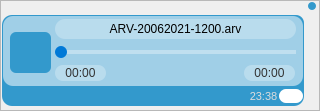
               <widget class="QFrame" name="left_msg_frame_6">
                <property name="geometry">
                 <rect>
                  <x>30</x>
                  <y>230</y>
                  <width>320</width>
                  <height>111</height>
                 </rect>
                </property>
                <property name="minimumSize">
                 <size>
                  <width>320</width>
                  <height>111</height>
                 </size>
                </property>
                <property name="styleSheet">
                 <string notr="true"/>
                </property>
                <property name="frameShape">
                 <enum>QFrame::StyledPanel</enum>
                </property>
                <property name="frameShadow">
                 <enum>QFrame::Raised</enum>
                </property>
                <widget class="QFrame" name="frame_22">
                 <property name="geometry">
                  <rect>
                   <x>297</x>
                   <y>8</y>
                   <width>14</width>
                   <height>14</height>
                  </rect>
                 </property>
                 <property name="styleSheet">
                  <string notr="true">	background-color: rgba(51, 153, 204, .7);
border-radius:7px;</string>
                 </property>
                 <property name="frameShape">
                  <enum>QFrame::StyledPanel</enum>
                 </property>
                 <property name="frameShadow">
                  <enum>QFrame::Raised</enum>
                 </property>
                </widget>
                <widget class="QFrame" name="frame_23">
                 <property name="geometry">
                  <rect>
                   <x>308</x>
                   <y>2</y>
                   <width>8</width>
                   <height>8</height>
                  </rect>
                 </property>
                 <property name="styleSheet">
                  <string notr="true">background-color: rgb(51, 153, 204);
border-radius:4px;</string>
                 </property>
                 <property name="frameShape">
                  <enum>QFrame::StyledPanel</enum>
                 </property>
                 <property name="frameShadow">
                  <enum>QFrame::Raised</enum>
                 </property>
                </widget>
                <widget class="QFrame" name="frame_24">
                 <property name="geometry">
                  <rect>
                   <x>2</x>
                   <y>15</y>
                   <width>302</width>
                   <height>91</height>
                  </rect>
                 </property>
                 <property name="sizePolicy">
                  <sizepolicy hsizetype="Expanding" vsizetype="Expanding">
                   <horstretch>0</horstretch>
                   <verstretch>0</verstretch>
                  </sizepolicy>
                 </property>
                 <property name="styleSheet">
                  <string notr="true">	border-radius:10px;
	border-top-right-radius:8px;
	background-color: rgb(51, 153, 204);</string>
                 </property>
                 <property name="frameShape">
                  <enum>QFrame::StyledPanel</enum>
                 </property>
                 <property name="frameShadow">
                  <enum>QFrame::Raised</enum>
                 </property>
                 <layout class="QGridLayout" name="gridLayout_9">
                  <property name="leftMargin">
                   <number>1</number>
                  </property>
                  <property name="topMargin">
                   <number>1</number>
                  </property>
                  <property name="rightMargin">
                   <number>1</number>
                  </property>
                  <property name="bottomMargin">
                   <number>0</number>
                  </property>
                  <property name="spacing">
                   <number>0</number>
                  </property>
                  <item row="1" column="1">
                   <layout class="QHBoxLayout" name="horizontalLayout_21">
                    <property name="spacing">
                     <number>0</number>
                    </property>
                    <item>
                     <widget class="QLabel" name="time_8">
                      <property name="minimumSize">
                       <size>
                        <width>31</width>
                        <height>14</height>
                       </size>
                      </property>
                      <property name="maximumSize">
                       <size>
                        <width>31</width>
                        <height>14</height>
                       </size>
                      </property>
                      <property name="font">
                       <font>
                        <pointsize>8</pointsize>
                       </font>
                      </property>
                      <property name="styleSheet">
                       <string notr="true">QLabel{
color:#ddd;
border-radius:7px;

}</string>
                      </property>
                      <property name="text">
                       <string>23:38</string>
                      </property>
                      <property name="alignment">
                       <set>Qt::AlignCenter</set>
                      </property>
                     </widget>
                    </item>
                    <item>
                     <widget class="QLabel" name="ticks_5">
                      <property name="minimumSize">
                       <size>
                        <width>24</width>
                        <height>14</height>
                       </size>
                      </property>
                      <property name="maximumSize">
                       <size>
                        <width>24</width>
                        <height>14</height>
                       </size>
                      </property>
                      <property name="font">
                       <font>
                        <pointsize>7</pointsize>
                       </font>
                      </property>
                      <property name="styleSheet">
                       <string notr="true">
image: url(:/cils/cils/cil-check-circle-green.png);
background-color:rgba(255, 255, 255, 1);
border-radius:7px;
padding:1px;</string>
                      </property>
                      <property name="text">
                       <string/>
                      </property>
                      <property name="alignment">
                       <set>Qt::AlignCenter</set>
                      </property>
                     </widget>
                    </item>
                   </layout>
                  </item>
                  <item row="1" column="0">
                   <spacer name="horizontalSpacer_14">
                    <property name="orientation">
                     <enum>Qt::Horizontal</enum>
                    </property>
                    <property name="sizeHint" stdset="0">
                     <size>
                      <width>17</width>
                      <height>20</height>
                     </size>
                    </property>
                   </spacer>
                  </item>
                  <item row="0" column="0">
                   <widget class="QFrame" name="arv_bubble_4">
                    <property name="minimumSize">
                     <size>
                      <width>300</width>
                      <height>70</height>
                     </size>
                    </property>
                    <property name="maximumSize">
                     <size>
                      <width>300</width>
                      <height>70</height>
                     </size>
                    </property>
                    <property name="styleSheet">
                     <string notr="true">QFrame{
	background-color:#88FFFFFF;
	border-radius:10px;

}</string>
                    </property>
                    <property name="frameShape">
                     <enum>QFrame::StyledPanel</enum>
                    </property>
                    <property name="frameShadow">
                     <enum>QFrame::Raised</enum>
                    </property>
                    <widget class="QLabel" name="title_4">
                     <property name="geometry">
                      <rect>
                       <x>52</x>
                       <y>3</y>
                       <width>241</width>
                       <height>20</height>
                      </rect>
                     </property>
                     <property name="styleSheet">
                      <string notr="true">QLabel{
	background:#44FFFFFF;
    color:#000;
}</string>
                     </property>
                     <property name="text">
                      <string>ARV-20062021-1200.arv</string>
                     </property>
                     <property name="alignment">
                      <set>Qt::AlignCenter</set>
                     </property>
                     <property name="textInteractionFlags">
                      <set>Qt::TextSelectableByMouse</set>
                     </property>
                    </widget>
                    <widget class="QLabel" name="elapsed_time_4">
                     <property name="geometry">
                      <rect>
                       <x>52</x>
                       <y>49</y>
                       <width>51</width>
                       <height>16</height>
                      </rect>
                     </property>
                     <property name="styleSheet">
                      <string notr="true">QLabel{
	background:#44FFFFFF;
    color:#333;
	border-radius:8px;
}</string>
                     </property>
                     <property name="text">
                      <string>00:00</string>
                     </property>
                     <property name="alignment">
                      <set>Qt::AlignCenter</set>
                     </property>
                    </widget>
                    <widget class="QLabel" name="total_time_4">
                     <property name="geometry">
                      <rect>
                       <x>241</x>
                       <y>49</y>
                       <width>51</width>
                       <height>16</height>
                      </rect>
                     </property>
                     <property name="styleSheet">
                      <string notr="true">QLabel{
	background:#44FFFFFF;
    color:#333;
	border-radius:8px;
}</string>
                     </property>
                     <property name="text">
                      <string>00:00</string>
                     </property>
                     <property name="alignment">
                      <set>Qt::AlignCenter</set>
                     </property>
                    </widget>
                    <widget class="QSlider" name="slider_4">
                     <property name="geometry">
                      <rect>
                       <x>52</x>
                       <y>30</y>
                       <width>241</width>
                       <height>12</height>
                      </rect>
                     </property>
                     <property name="styleSheet">
                      <string notr="true">QSlider{
            background:none;}
    
        QSlider::groove:horizontal{ 
            height:4px;
            border:none;}
        
        QSlider::handle:horizontal{
            height:12px;
            width:12px;
            border-radius:6px;
            margin:-4px 0px -4px 0px;
            background-color: rgba(0, 121, 215, 255);}
            
        QSlider::handle:hover{
            background-color: rgba(0, 52, 93, 255);}
        
        QSlider::handle:pressed{
            background-color: rgba(0, 121, 215, 255);}
        
        QSlider::add-page:horizontal{
            background-color:#55FFFFFF;}
        
        QSlider::sub-page:horizontal{
            background-color:qlineargradient(spread:pad, x1:0, y1:0, x2:1, y2:1, 
            stop:0 rgba(0, 52, 93, 255), stop:1 rgba(0, 121, 215, 255));}</string>
                     </property>
                     <property name="maximum">
                      <number>100</number>
                     </property>
                     <property name="value">
                      <number>0</number>
                     </property>
                     <property name="sliderPosition">
                      <number>0</number>
                     </property>
                     <property name="orientation">
                      <enum>Qt::Horizontal</enum>
                     </property>
                    </widget>
                    <widget class="QPushButton" name="play_button_4">
                     <property name="geometry">
                      <rect>
                       <x>7</x>
                       <y>16</y>
                       <width>41</width>
                       <height>41</height>
                      </rect>
                     </property>
                     <property name="styleSheet">
                      <string notr="true">QPushButton{
	background-image: url(:/cils/cils/cil-media-play.png);
	background-repeat: no-repeat;
	background-position:center;
	border-radius:6px;
	border:none;
}
QPushButton::hover{
    border:1px inset rgba(255, 255, 255, 0.6);
}
        
QPushButton::pressed{
     border:2px inset rgba(255, 255, 255, 1);
}</string>
                     </property>
                    </widget>
                   </widget>
                  </item>
                 </layout>
                </widget>
               </widget>
